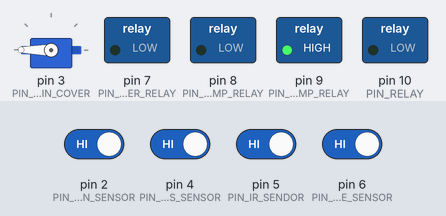
A sketch run on a simulated Arduino Uno, built with avr-gcc and run on an emulated ATmega328P. On the bench: servo, switched loads named in the sketch (green lamp = pin HIGH). Inputs (shaded band) come from the test bench; at power-on: pin 2 (PIN_RAIN_SENSOR), pin 4 (PIN_GAS_SENSOR), pin 5 (PIN_IR_SENDOR), pin 6 (PIN_SOIL_MOISTURE_SENSOR) HIGH. What the sketch prints to the serial monitor is not drawn.

Above: at 1.2 s.
1.3 s: pin 2 (PIN_RAIN_SENSOR) driven LOW
At 1.86 s:
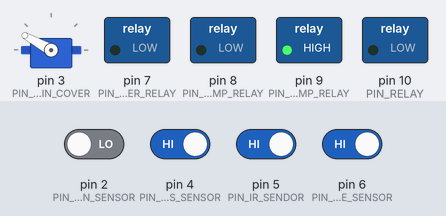
At 3.4 s:
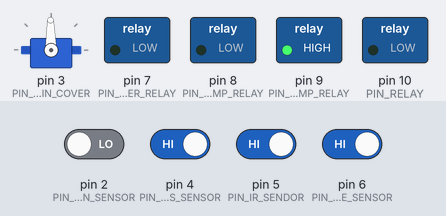
4.3 s: pin 4 (PIN_GAS_SENSOR) driven LOW
At 4.9 s:
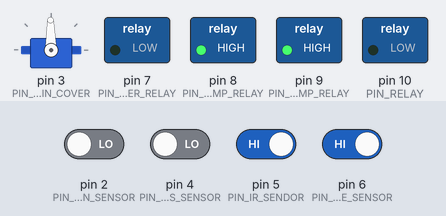
7.3 s: pin 2 (PIN_RAIN_SENSOR) driven HIGH
10.3 s: pin 2 (PIN_RAIN_SENSOR) driven LOW
Timing chart, 0 to 31.5 s (numbered marks = the images above; inputs shaded):
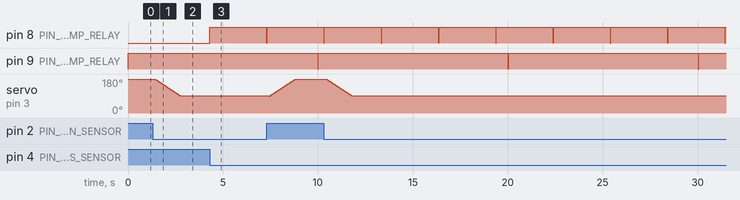

Measured:
- after the input at 1.3 s, servo on pin 3 (PIN_SERVO_RAIN_COVER): moves from 180° to 91° over 1.3 s, starting after 0.12 s
- after the input at 4.3 s, pin 8 (PIN_FIRE_PUMP_RELAY): LOW → HIGH at once, → LOW 3.0 s later
- by itself, pin 9 (PIN_GARDEN_PUMP_RELAY): alternates HIGH for 10.0 s and LOW for 0.02 s

The sketch:

arduino2.ino
```cpp
#include <Servo.h>
#include <SoftwareSerial.h>

// ==================== PIN DEFINE ====================
#define PIN_RAIN_SENSOR            2
#define PIN_GAS_SENSOR             4
#define PIN_IR_SENDOR              5
#define PIN_SOIL_MOISTURE_SENSOR   6

#define PIN_RAIN_COVER_RELAY       7
#define PIN_FIRE_PUMP_RELAY        8
#define PIN_GARDEN_PUMP_RELAY      9
#define PIN_RELAY                 10

#define PIN_SERVO_RAIN_COVER       3

// Avoid A4,A5 of I2C pins
#define PIN_SWSERIAL_TX            A2
#define PIN_SWSERIAL_RX            A3

// ==================== SENSOR STATE ====================
#define STATE_RAINING              LOW
#define STATE_BURNING              LOW
#define STATE_GOOD                 LOW


// ==================== SERVO CONTROL ====================
Servo servoRainCover;
int servoRainCoverPos = 180; // 180 = colapsed, 90 = expanded


void moveServoTo(int target);

// ==================== RAIN COVER SM ====================
enum RainCoverState {
  RAIN_IDLE,
  RAIN_EXPANDING,
  RAIN_COLAPSING
};

RainCoverState rainState = RAIN_IDLE;
unsigned long rainLastCheck = 0;

void expandRainCover();
void colapseRainCover();
void RainCoverSM();

// ==================== FIRE PROTECTION SM ====================
enum FireState {
  FIRE_IDLE,
  FIRE_RUNNING
};

FireState fireState = FIRE_IDLE;
unsigned long fireStartTime = 0;

void FireProtectionSM();

// ==================== GARDEN CARE SM ====================
enum GardenState {
  GARDEN_IDLE,
  GARDEN_RUNNING
};

GardenState gardenState = GARDEN_IDLE;
unsigned long gardenStartTime = 0;

void GardenCareSM();


// ==================== SERIAL COMM SM ====================
// From ESP to Arduino:
#define CMD_LIGHT_STATE        "CMD:LIGHT=" // + 1-byte (char). "1"->ON, "0"->OFF
#define CMD_DOOR_STATE         "CMD:DOOR="  // + 1-byte (char). "1"->OPEN, "0"->CLOSE

// From Arduino to ESP
#define ACK_OK                 "ACK:OK"

#define EV_LIGHT_STATE         "EV:LIGHT=" // + 1-byte (char). "1"->ON, "0"->OFF
#define EV_DOOR_STATE          "EV:DOOR=" // + 1-byte (char). "1"->ON, "0"->OFF
#define EV_RAINCOVER_STATE     "EV:RAINCOVER=" // + 1-byte (char). "1"->ON, "0"->OFF
#define EV_FIREPUMP_STATE      "EV:FIREPUMP=" // + 1-byte (char). "1"->ON, "0"->OFF
#define EV_GARDENPUMP_STATE    "EV:GARDENPUMP=" // + 1-byte (char). "1"->ON, "0"->OFF
#define EV_TEMP_VALUE          "EV:TEMP=" // + 2-byte (char). Ex: "24" degree
#define EV_HUMI_VALUE          "EV:HUMI=" // + 2-byte (char). Ex: "72" %

SoftwareSerial espSerial(PIN_SWSERIAL_RX, PIN_SWSERIAL_TX);

void sendToESP(const String &msg);
void handleEspCommand(String cmd);

// ==================== SETUP ====================
void setup() {
  Serial.begin(9600);
  espSerial.begin(9600);

  pinMode(PIN_RAIN_SENSOR, INPUT_PULLUP);
  pinMode(PIN_GAS_SENSOR, INPUT_PULLUP);
  pinMode(PIN_IR_SENDOR, INPUT_PULLUP);
  pinMode(PIN_SOIL_MOISTURE_SENSOR, INPUT_PULLUP);

  pinMode(PIN_RAIN_COVER_RELAY, OUTPUT);
  pinMode(PIN_FIRE_PUMP_RELAY, OUTPUT);
  pinMode(PIN_GARDEN_PUMP_RELAY, OUTPUT);
  pinMode(PIN_RELAY, OUTPUT);

  digitalWrite(PIN_RAIN_COVER_RELAY, LOW);
  digitalWrite(PIN_FIRE_PUMP_RELAY, LOW);
  digitalWrite(PIN_GARDEN_PUMP_RELAY, LOW);
  digitalWrite(PIN_RELAY, LOW);

  servoRainCover.attach(PIN_SERVO_RAIN_COVER);
  servoRainCover.write(servoRainCoverPos);

  Serial.println("System Ready!");
}

// ==================== LOOP ====================
void loop() {
  RainCoverSM();
  FireProtectionSM();
  GardenCareSM();
  if (espSerial.available()) {
    String cmd = espSerial.readStringUntil('\n');
    handleEspCommand(cmd);
  }
}

// ==================== FUNCTION DEFINITION ====================
void expandRainCover() {
  for (; servoRainCoverPos > 90; servoRainCoverPos -= 1) { // goes from 0 degrees to 180 degrees
    servoRainCover.write(servoRainCoverPos);
    delay(15);
  }
}
void colapseRainCover() {
  for (; servoRainCoverPos < 180; servoRainCoverPos += 1) { // goes from 0 degrees to 180 degrees
    servoRainCover.write(servoRainCoverPos);
    delay(15);
  }
}

void RainCoverSM() {
  if (millis() - rainLastCheck < 100) return;
  rainLastCheck = millis();

  bool raining = (digitalRead(PIN_RAIN_SENSOR) == STATE_RAINING);

  switch (rainState) {
    case RAIN_IDLE:
      if (raining && servoRainCoverPos > 90) {
        rainState = RAIN_EXPANDING;
        sendToESP(String(EV_RAINCOVER_STATE)+"1");
        Serial.println("Rain detected → expanding cover");
      }
      else if (!raining && servoRainCoverPos < 180) {
        rainState = RAIN_COLAPSING;
        sendToESP(String(EV_RAINCOVER_STATE)+"0");
        Serial.println("No rain → colapsing cover");
      }
      break;

    case RAIN_EXPANDING:
      expandRainCover();
      if (servoRainCoverPos <= 90) {
        Serial.println("Rain cover expanded!");
        rainState = RAIN_IDLE;
      }
      break;

    case RAIN_COLAPSING:
      colapseRainCover();
      if (servoRainCoverPos >= 180) {
        Serial.println("Rain cover colapsed!");
        rainState = RAIN_IDLE;
      }
      break;
  }
}

void FireProtectionSM() {
  bool fire = (digitalRead(PIN_GAS_SENSOR) == STATE_BURNING ||
               digitalRead(PIN_IR_SENDOR) == STATE_BURNING);

  switch (fireState) {
    case FIRE_IDLE:
      if (fire) {
        fireState = FIRE_RUNNING;
        fireStartTime = millis();
        digitalWrite(PIN_FIRE_PUMP_RELAY, HIGH);
        sendToESP(String(EV_FIREPUMP_STATE)+"1");
        Serial.println("Fire pump running!");
      }
      break;

    case FIRE_RUNNING:
      if (millis() - fireStartTime >= 3000) {
        digitalWrite(PIN_FIRE_PUMP_RELAY, LOW);
        sendToESP(String(EV_FIREPUMP_STATE)+"0");
        fireState = FIRE_IDLE;
      }
      break;
  }
}

void GardenCareSM() {
  bool dry = (digitalRead(PIN_SOIL_MOISTURE_SENSOR) != STATE_GOOD);

  switch (gardenState) {
    case GARDEN_IDLE:
      if (dry) {
        gardenState = GARDEN_RUNNING;
        gardenStartTime = millis();
        digitalWrite(PIN_GARDEN_PUMP_RELAY, HIGH);
        sendToESP(String(EV_GARDENPUMP_STATE)+"1");
        Serial.println("Garden pump running!");
      }
      break;

    case GARDEN_RUNNING:
      if (millis() - gardenStartTime >= 10000) {
        digitalWrite(PIN_GARDEN_PUMP_RELAY, LOW);
        sendToESP(String(EV_GARDENPUMP_STATE)+"0");
        gardenState = GARDEN_IDLE;
      }
      break;
  }
}

void sendToESP(const String &msg) {
  espSerial.println(msg);
}

void handleEspCommand(String cmd) {
  cmd.trim();
  Serial.println("handleEspCommand: " + cmd);

  if (cmd.startsWith(CMD_LIGHT_STATE)) {
    digitalWrite(PIN_RELAY,
        cmd.substring(String(CMD_LIGHT_STATE).length()).toInt());
  }
}
```
